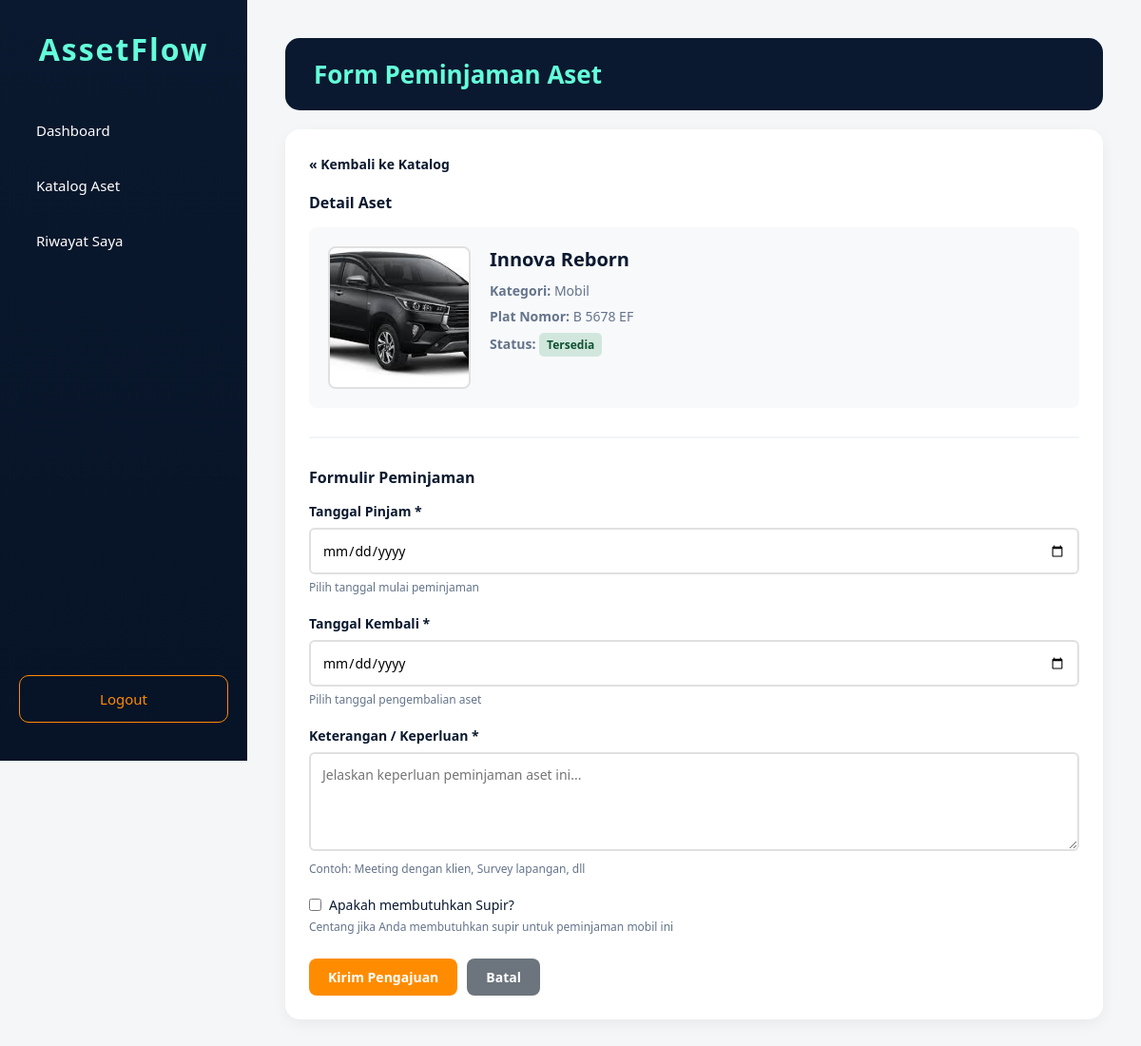
The app's page /form_peminjaman.php?id=2 (signed in) with its own data.
### tables this page shows
CREATE TABLE `assets` (
  `id_aset` int(11) NOT NULL,
  `nama_aset` varchar(100) NOT NULL,
  `kategori` enum('mobil','elektronik') NOT NULL,
  `plat_nomor` varchar(20) DEFAULT NULL,
  `status_aset` enum('tersedia','maintenance','rusak') NOT NULL DEFAULT 'tersedia',
  `gambar` varchar(255) DEFAULT NULL,
  `created_at` datetime NOT NULL DEFAULT CURRENT_TIMESTAMP,
  `updated_at` datetime NOT NULL DEFAULT CURRENT_TIMESTAMP ON UPDATE CURRENT_TIMESTAMP,
  `deleted_at` datetime DEFAULT NULL
);

### auth_check.php (called while the page is built, shortened)
<?php
function e($value) {
    return htmlspecialchars((string) ($value ?? ''), ENT_QUOTES, 'UTF-8');
}
function asset_image_src($filename) {
    $basename = basename($filename);
    $path = __DIR__ . DIRECTORY_SEPARATOR . 'assets' . DIRECTORY_SEPARATOR . 'img' . DIRECTORY_SEPARATOR . $basename;
    return 'assets/img/' . rawurlencode($basename);
}

### form_peminjaman.php (the view, shortened to what this page needs)
<?php
require_once 'database/db.php';
require_once 'auth_check.php';
$id_aset = filter_input(INPUT_GET, 'id', FILTER_VALIDATE_INT);
$stmt_aset = $conn->prepare("SELECT * FROM assets WHERE id_aset = :id AND deleted_at IS NULL");
$stmt_aset->bindParam(':id', $id_aset);
$stmt_aset->execute();
$aset = $stmt_aset->fetch();
?>
<!DOCTYPE html>
<html lang="id">
<head>
    <link rel="stylesheet" href="css/style_pegawai.css">
</head>
<body>
    <div class="sidebar">
        <h2>AssetFlow</h2>
        <a href="index.php">Dashboard</a>
        <a href="katalog_aset.php">Katalog Aset</a>
        <a href="riwayat_saya.php">Riwayat Saya</a>
        <a href="logout.php" class="logout">Logout</a>
    </div>
    <div class="main-content">
        <div class="header">
            <h1>Form Peminjaman Aset</h1>
        </div>
        <div class="card">
            <a href="katalog_aset.php" class="btn-back">&laquo; Kembali ke Katalog</a>
            <div class="asset-preview">
                <h3>Detail Aset</h3>
                <div class="asset-detail-box">
                    <img src="<?= e(asset_image_src($aset['gambar'])) ?>" alt="<?= e($aset['nama_aset']) ?>" class="preview-image">
                    <div>
                        <h4><?= e($aset['nama_aset']) ?></h4>
                        <p><strong>Kategori:</strong> <?= ucfirst($aset['kategori']) ?></p>
                        <?php if ($aset['plat_nomor']): ?>
                            <p><strong>Plat Nomor:</strong> <?= e($aset['plat_nomor']) ?></p>
                        <?php endif; ?>
                        <p><strong>Status:</strong>
                            <span class="badge badge-<?= $aset['status_aset'] == 'tersedia' ? 'tersedia' : 'maintenance' ?>">
                                <?= e(ucfirst($aset['status_aset'])) ?>
                            </span>
                        </p>
                    </div>
                </div>
            </div>
            <form method="POST" class="booking-form">
                <h3>Formulir Peminjaman</h3>
                <div class="form-group">
                    <label for="tgl_pinjam">Tanggal Pinjam *</label>
                    <input type="date" id="tgl_pinjam" name="tgl_pinjam"
                           value="<?= e($_POST['tgl_pinjam'] ?? '') ?>"
                           min="<?= date('Y-m-d') ?>" required>
                    <small>Pilih tanggal mulai peminjaman</small>
                </div>
                <div class="form-group">
                    <label for="tgl_kembali">Tanggal Kembali *</label>
                    <input type="date" id="tgl_kembali" name="tgl_kembali"
                           value="<?= e($_POST['tgl_kembali'] ?? '') ?>"
                           min="<?= date('Y-m-d') ?>" required>
                    <small>Pilih tanggal pengembalian aset</small>
                </div>
                <div class="form-group">
                    <label for="keterangan">Keterangan / Keperluan *</label>
                    <textarea id="keterangan" name="keterangan" rows="4"
                              placeholder="Jelaskan keperluan peminjaman aset ini..." required><?= e($_POST['keterangan'] ?? '') ?></textarea>
                    <small>Contoh: Meeting dengan klien, Survey lapangan, dll</small>
                </div>
                <?php if ($aset['kategori'] == 'mobil'): ?>
                <div class="form-group">
                    <div class="checkbox-group">
                        <input type="checkbox" id="butuh_supir" name="butuh_supir" value="1" <?= isset($_POST['butuh_supir']) ? 'checked' : '' ?>>
                        <label for="butuh_supir" style="margin-bottom: 0; font-weight: normal;">Apakah membutuhkan Supir?</label>
                    </div>
                    <small>Centang jika Anda membutuhkan supir untuk peminjaman mobil ini</small>
                </div>
                <?php endif; ?>
                <div class="form-actions">
                    <button type="submit" class="btn btn-primary">Kirim Pengajuan</button>
                    <a href="katalog_aset.php" class="btn btn-secondary">Batal</a>
                </div>
            </form>
        </div>
    </div>
</body>
</html>

### css/style_pegawai.css (style rules this page uses)
* { margin: 0; padding: 0; box-sizing: border-box; font-family: "Segoe UI", Tahoma, sans-serif; }
body { background-color: #F4F6F8; color: #0A192F; }
.sidebar { position: fixed; top: 0; left: 0; width: 260px; height: 100vh; background: linear-gradient(180deg, #0A192F, #071326); padding: 30px 20px; display: flex; flex-direction: column; z-index: 1000; }
.sidebar h2 { color: #64FFDA; font-size: 32px; text-align: center; margin-bottom: 40px; letter-spacing: 2px; }
.sidebar a { color: #FFFFFF; text-decoration: none; padding: 14px 18px; margin-bottom: 10px; border-radius: 10px; font-size: 15px; display: block; transition: 0.3s; }
.sidebar .logout { margin-top: auto; border: 1px solid #FF8C00; color: #FF8C00; text-align: center; }
.main-content { margin-left: 260px; padding: 40px; }
h1 { color: #64FFDA; background-color: #0A192F; padding: 20px 30px; border-radius: 15px; margin-bottom: 20px; font-size: 26px; }
h2 { font-size: 18px; color: #0A192F; margin-bottom: 15px; margin-top: 0; }
h3 { font-size: 16px; color: #0A192F; margin-bottom: 15px; }
.card { background: #FFFFFF; padding: 25px; border-radius: 15px; box-shadow: 0 5px 15px rgba(0,0,0,0.05); margin-bottom: 25px; }
.badge { padding: 4px 8px; border-radius: 5px; font-size: 12px; font-weight: 600; display: inline-block; }
.badge-tersedia { background: #d1e7dd; color: #0f5132; }
.btn { display: inline-block; padding: 10px 20px; border-radius: 8px; text-decoration: none; font-size: 14px; font-weight: 600; border: none; cursor: pointer; transition: opacity 0.2s; text-align: center; }
.btn-primary { background-color: #FF8C00; color: white; }
.btn-secondary { background-color: #6c757d; color: white; }
.btn-back { display: inline-block; margin-bottom: 20px; color: #0A192F; text-decoration: none; font-weight: 600; font-size: 14px; }
.booking-form { margin-top: 30px; }
.form-group { margin-bottom: 20px; }
.form-group label { display: block; margin-bottom: 8px; color: #0A192F; font-weight: 600; font-size: 14px; }
.form-group input, .form-group textarea { width: 100%; padding: 12px; border: 2px solid #e0e0e0; border-radius: 6px; font-size: 14px; font-family: inherit; transition: 0.3s; }
.form-group small { display: block; margin-top: 5px; color: #64748B; font-size: 12px; }
.checkbox-group { display: flex; align-items: center; gap: 8px; }
.checkbox-group input[type="checkbox"] { width: auto; margin: 0; }
.checkbox-group label { margin-bottom: 0; font-weight: normal; }
.form-actions { display: flex; gap: 10px; margin-top: 25px; }
.asset-preview { margin-bottom: 30px; padding-bottom: 30px; border-bottom: 2px solid #F1F5F9; }
.asset-detail-box { display: flex; gap: 20px; background-color: #F8F9FA; padding: 20px; border-radius: 8px; }
.preview-image { width: 150px; height: 150px; object-fit: cover; border-radius: 8px; border: 2px solid #e0e0e0; }
.asset-detail-box h4 { color: #0A192F; margin-bottom: 10px; font-size: 20px; }
.asset-detail-box p { margin-bottom: 8px; color: #64748B; font-size: 14px; }

### records on screen
assets: gambar (picture), nama_aset "Innova Reborn", kategori "Mobil", plat_nomor "B 5678 EF", status_aset "Tersedia"
